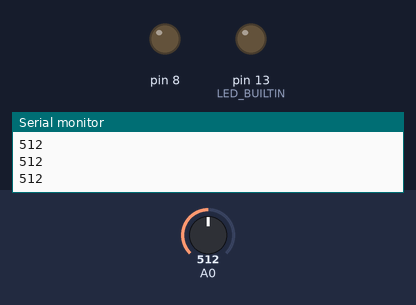
Bench run of a sketch on a simulated Arduino Uno, built with avr-gcc and run on an emulated ATmega328P. Parts: output pins drawn as LEDs (lit = HIGH), the last lines printed to the serial monitor. Inputs (shaded band) come from the test bench; at power-on: A0 = 512.

Above: at 1.2 s.
1.3 s: A0 set to 50
2.8 s: A0 set to 42
At 3.4 s:
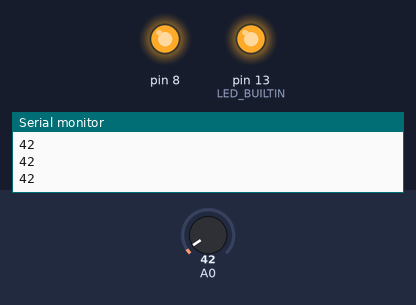
4.3 s: A0 set to 122
At 4.8 s:
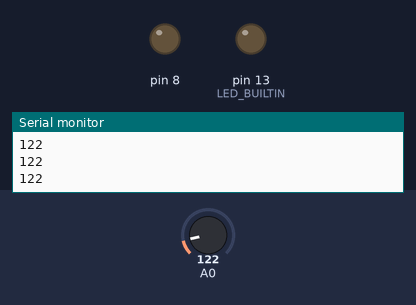
5.8 s: A0 set to 36
At 6.3 s:
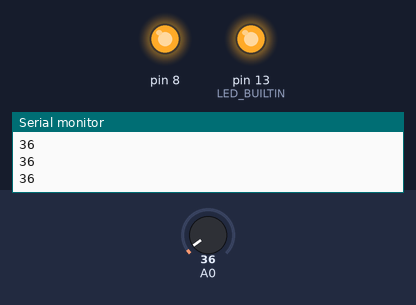
Timing chart, 0 to 8.3 s (numbered marks = the images above; inputs shaded):
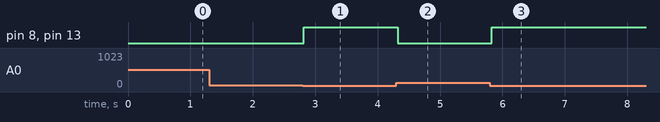

The sketch:

sketch_mar18a.ino
```cpp
int photodiode;

void setup() {
  // put your setup code here, to run once:
  pinMode(LED_BUILTIN, OUTPUT);
  pinMode(8, OUTPUT);
  pinMode(A0, INPUT);
  Serial.begin(115200);
}

void loop() {
  //digitalWrite(LED_BUILTIN, !digitalRead(LED_BUILTIN));
  //digitalWrite(8, !digitalRead(8));

  photodiode = analogRead(A0);

  Serial.println(photodiode);
  //delay(500);
  if (photodiode <= 46)
  {
    digitalWrite(LED_BUILTIN, HIGH);
    digitalWrite(8, HIGH);
    //delay(500);
  } else
  {
    digitalWrite(LED_BUILTIN, LOW);
    digitalWrite(8, LOW);
  }
  delay(50);
}
```

Measured:
- the behaviour switches between 47 and 46 on A0 (found by bisection; images 0 and 1)
- after the input at 2.8 s, pin 8, pin 13 (LED_BUILTIN): LOW → HIGH at once
- after the input at 4.3 s, pin 8, pin 13 (LED_BUILTIN): HIGH → LOW at once
- after the input at 5.8 s, pin 8, pin 13 (LED_BUILTIN): LOW → HIGH at once
